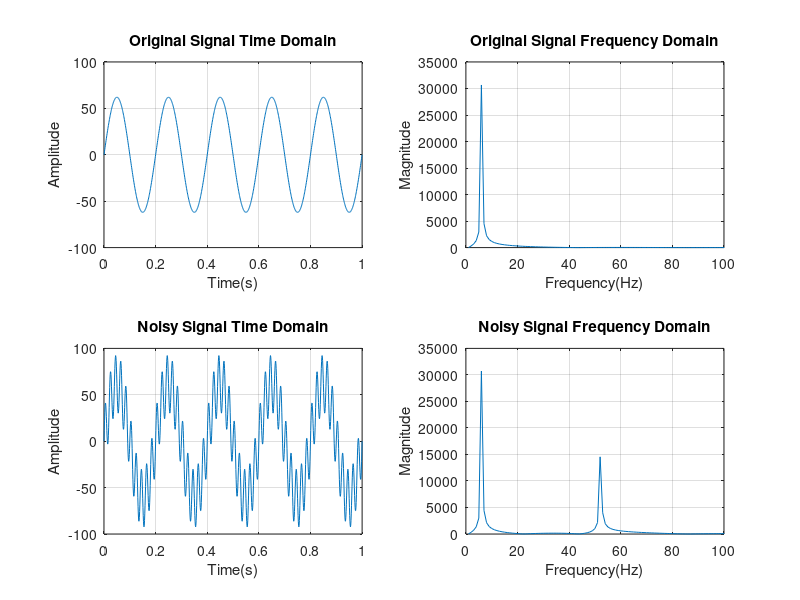
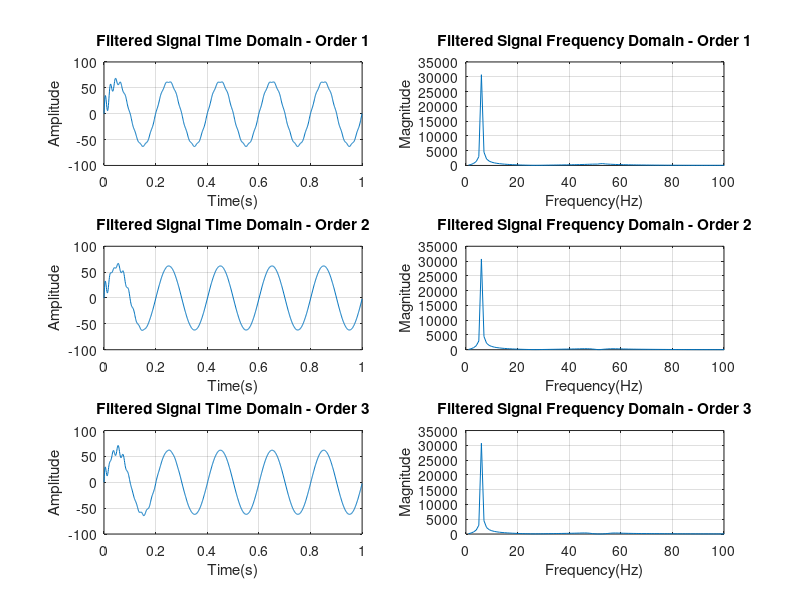

Write MATLAB code to recreate these figures, in order.
% Source code written by - SHAWKIK ISLAM JOHA, ID: 2202124
x = 124;
A = x/2;
An = x/4;
f = 5;
fs = 1000;
t = 1;
fn = 50;
sample = 0:(1/fs):1;
y = A*sin(2*pi*f*sample);
n = An*sin(2*pi*fn*sample);
z = y + n;

figure;
subplot(2,2,1);
plot(sample,y);
title('Original Signal Time Domain');
xlabel('Time(s)');
ylabel('Amplitude');
grid on;

subplot(2,2,2);
plot(abs(fft(y,1024)));
title('Original Signal Frequency Domain');
xlabel('Frequency(Hz)');
ylabel('Magnitude');
xlim([0 100]);
grid on;

subplot(2,2,3);
plot(sample,z);
title('Noisy Signal Time Domain');
xlabel('Time(s)');
ylabel('Amplitude');
grid on;

subplot(2,2,4);
plot(abs(fft(z,1024)));
title('Noisy Signal Frequency Domain');
xlabel('Frequency(Hz)');
ylabel('Magnitude');
xlim([0 100]);
grid on;

figure;

f1 = 45;
f2 = 55;
wc = [f1 f2]/(fs/2);

filter_order = 1;
[b,a] = butter(filter_order,wc,'stop');

subplot(3,2,1);
filtered_z = filter(b,a,z);
plot(sample,filtered_z);
title('Filtered Signal Time Domain - Order 1');
xlabel('Time(s)');
ylabel('Amplitude');
grid on;

subplot(3,2,2);
plot(abs(fft(filtered_z,1024)));
title('Filtered Signal Frequency Domain - Order 1');
xlabel('Frequency(Hz)');
ylabel('Magnitude');
xlim([0 100]);
grid on;

filter_order = 2;
[b,a] = butter(filter_order,wc,'stop');

subplot(3,2,3);
filtered_z = filter(b,a,z);
plot(sample,filtered_z);
title('Filtered Signal Time Domain - Order 2');
xlabel('Time(s)');
ylabel('Amplitude');
grid on;

subplot(3,2,4);
plot(abs(fft(filtered_z,1024)));
title('Filtered Signal Frequency Domain - Order 2');
xlabel('Frequency(Hz)');
ylabel('Magnitude');
xlim([0 100]);
grid on;

filter_order = 3;
[b,a] = butter(filter_order,wc,'stop');

subplot(3,2,5);
filtered_z = filter(b,a,z);
plot(sample,filtered_z);
title('Filtered Signal Time Domain - Order 3');
xlabel('Time(s)');
ylabel('Amplitude');
grid on;

subplot(3,2,6);
plot(abs(fft(filtered_z,1024)));
title('Filtered Signal Frequency Domain - Order 3');
xlabel('Frequency(Hz)');
ylabel('Magnitude');
xlim([0 100]);
grid on;
